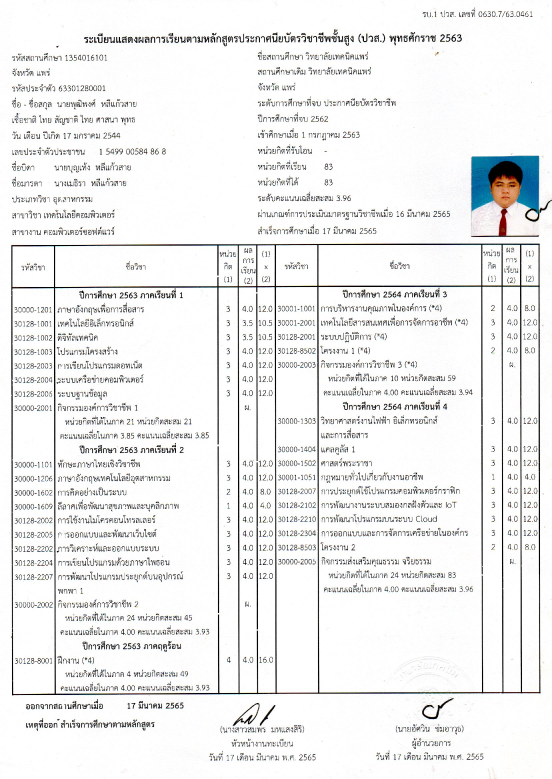
#> input picture data/test_images/transcript/aun_20240817_0001.jpg, 1654 x 2337 px (shown at 1/3 size)
$ jupyter execute column_detection.ipynb
#> lines starting #> are read from the running program, lines starting #| are printed output that depends on the picture; after the words box and inside, x2 and y2 are one past the last pixel; in counts of white or black regions, pixels touching at a corner belong together
# Column Detection V1

## Histogram Projection

[cell 1]
import cv2
import numpy as np
import matplotlib.pyplot as plt
from pathlib import Path

output_folder = Path("../data/output_images/output_columns")
output_folder.mkdir(exist_ok=True)

#image = cv2.imread("../data/test_images/column_detection/a_A_0_1.jpg")
image = cv2.imread("../data/test_images/transcript/aun_20240817_0001.jpg")
#> image is the input picture: shape (2337, 1654, 3); mean B, G, R 238.6, 238.6, 238.3
if image is None:
    raise FileNotFoundError("ไม่พบไฟล์ภาพ กรุณาตรวจสอบเส้นทางของไฟล์")

# แปลงเป็น Grayscale
gray = cv2.cvtColor(image, cv2.COLOR_BGR2GRAY)

# การ Threshold แบบ Adaptive Gaussian
binary_image = cv2.adaptiveThreshold(
    gray, 255, cv2.ADAPTIVE_THRESH_GAUSSIAN_C, cv2.THRESH_BINARY_INV, 51,30
)
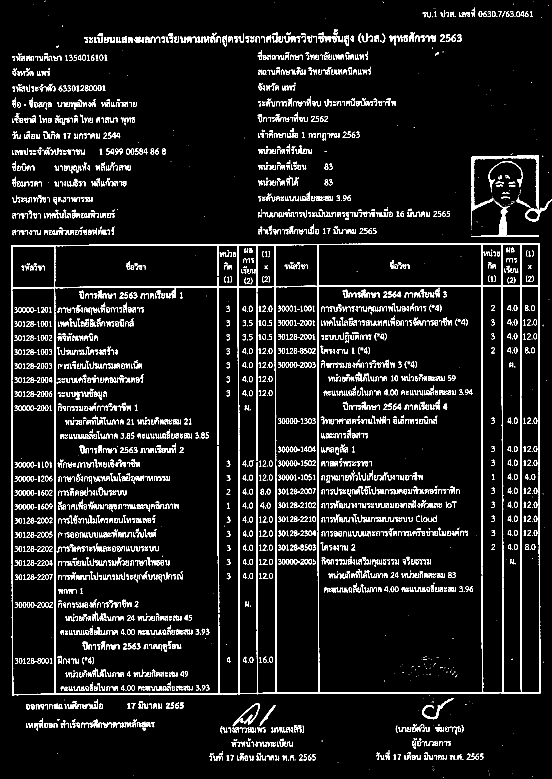
#> binary_image: shape (2337, 1654) (shown at 1/3 size); 6.5% white; 3376 white regions (545 under 20 px), largest, box (x1, y1, x2, y2) and area: (33, 731, 1622, 2086) 64658, (1413, 467, 1618, 665) 4726, (1414, 627, 1617, 711) 1994

# คำนวณ Histogram Projection
horizontal_projection = np.sum(binary_image, axis=0)  # รวมพิกเซลในแนวนอน
#> horizontal_projection = 1654 values, max 368220 at index 1507, min 0 at index 0, mean 38952.4

threshold_value = 6000  # เพิ่มค่าให้เหมาะกับความหนาของตัวอักษร
column_indices = np.where(horizontal_projection > threshold_value)[0]
#> column_indices = 1558 values from 34 to 1620

# แยกช่วงตำแหน่งแต่ละบรรทัด
columns = []
start_idx = None

for i in range(len(column_indices) - 1):
    if start_idx is None:
        start_idx = column_indices[i]
    if column_indices[i + 1] > column_indices[i] + 1:  # เจอช่องว่างระหว่างคอลัมน์
        end_idx = column_indices[i]
        columns.append((start_idx, end_idx))
        start_idx = None
#> this loop made 1557 passes
#> end_idx on passes 504, 515, 540, 554, 577, 591: 537, 549, 576, 599, 627, 645
#> after the loop, columns = [(34, 537), (539, 549), (552, 576), (586, 599), (605, 627), (632, 645), (650, 658), (660, 1405), (1408, 1411)]
if start_idx is not None:
    columns.append((start_idx, column_indices[-1]))

print("columns detected:", columns)
#| columns detected: [(34, 537), (539, 549), (552, 576), (586, 599), (605, 627), (632, 645), (650, 658), (660, 1405), (1408, 1411), (1413, 1620)]

# แยกบรรทัดและเพิ่ม Padding
# ตัดภาพคอลัมน์แต่ละส่วน
column_images = [binary_image[:, start:end] for start, end in columns]
#> column_images = 10 items

# กำหนดขนาด Padding (ในหน่วยพิกเซล)
padding_top = 0
padding_bottom = 0
padding_left = 5
padding_right = 5

# เพิ่ม Padding ให้แต่ละคอลัมน์
padded_column_images = []
for column_img in column_images:
    # เพิ่ม Padding ด้านบน, ด้านล่าง, ด้านซ้าย, ด้านขวา
    padded_img = np.pad(
        column_img,
        ((padding_top, padding_bottom), (padding_left, padding_right)),
        mode="constant",
        constant_values=0  # เติมด้วยสีดำ (0) สำหรับ Binary Image
    )
    padded_column_images.append(padded_img)
#> this loop made 10 passes
#> pass 1, `padded_img = np.pad( column_img, ((padding_top, padding_bottom), (padd..`:
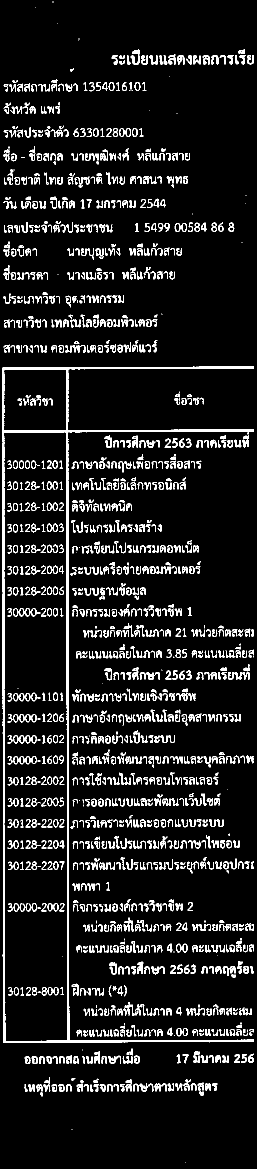
#> padded_img: shape (2337, 513) (shown at 1/2 size); 7.7% white in thin lines or dots
#> after the loop, padded_column_images = 10 items

# แสดงผลภาพแต่ละคอลัมน์พร้อม Padding
for idx, padded_img in enumerate(padded_column_images):
    file_path = output_folder / f"col_{idx + 1}.png"
    cv2.imwrite(str(file_path), padded_img)
    plt.figure(figsize=(5, 5))
    plt.imshow(padded_img, cmap="gray")
    plt.title(f"Padded Column {idx + 1}")
    plt.axis("off")
    plt.show()
#> this loop made 10 passes
#> pass 2, `plt.show()`:
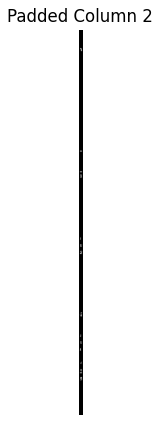
#> figure drawn by matplotlib, 1 panel

$ run again, with data/test_images/column_detection/a_A_0_1.jpg copied over data/test_images/transcript/aun_20240817_0001.jpg
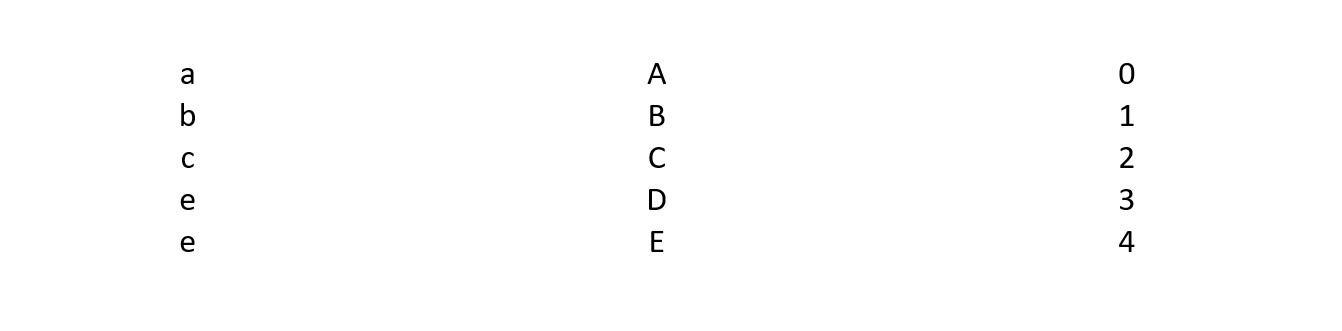
#> input picture data/test_images/column_detection/a_A_0_1.jpg, 1342 x 331 px
#> image is the input picture: shape (331, 1342, 3); min 0, max 255, mean 254
#> `binary_image = cv2.adaptiveThreshold( gray, 255, cv2.ADAPTIVE_THRESH_G..`:
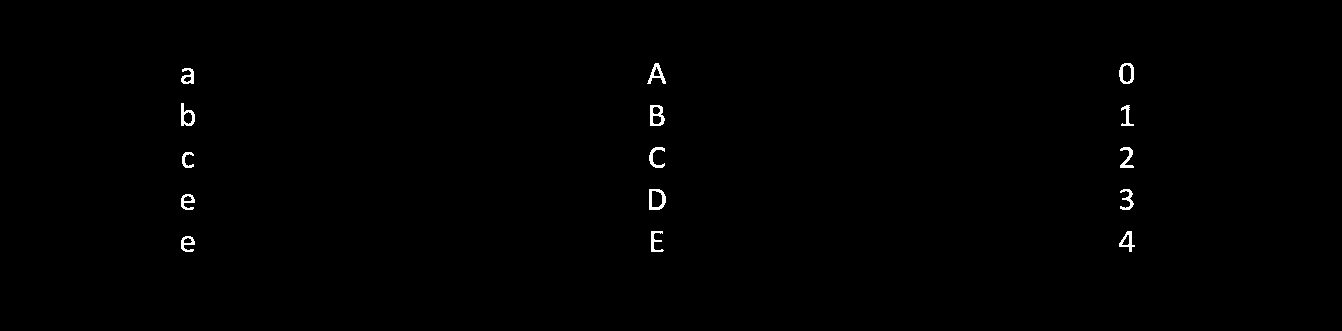
#> binary_image: shape (331, 1342); 0.45% white; 15 white regions, largest, box (x1, y1, x2, y2) and area: (650, 105, 665, 126) 176, (649, 189, 666, 210) 176, (1119, 63, 1134, 84) 154
#> horizontal_projection = 1342 values, max 22185 at index 651, min 0 at index 0, mean 381.7
#> column_indices = 42 values from 181 to 1132
#> the loop `for i in range(len(column_indices) - 1):` made 41 passes
#> after the loop `for i in range(len(column_indices) - 1):`: columns = [(181, 193), (649, 664)]
#| columns detected: [(181, 193), (649, 664), (1120, 1132)]
#> column_images = 3 items
#> the loop `for column_img in column_images:` made 3 passes
#> pass 3, `padded_img = np.pad( column_img, ((padding_top, padding_bottom), (padd..`:
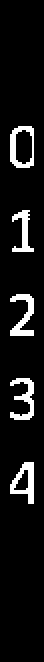
#> padded_img: shape (331, 22) (shown 2 times larger); 7.9% white; 5 white regions, box (x1, y1, x2, y2) and area: (5, 147, 17, 168) 122, (5, 231, 17, 252) 122, (5, 189, 17, 210) 118, (5, 63, 17, 84) 117, (6, 105, 17, 126) 99
#> the loop `for idx, padded_img in enumerate(padded_column_images):` made 3 passes
